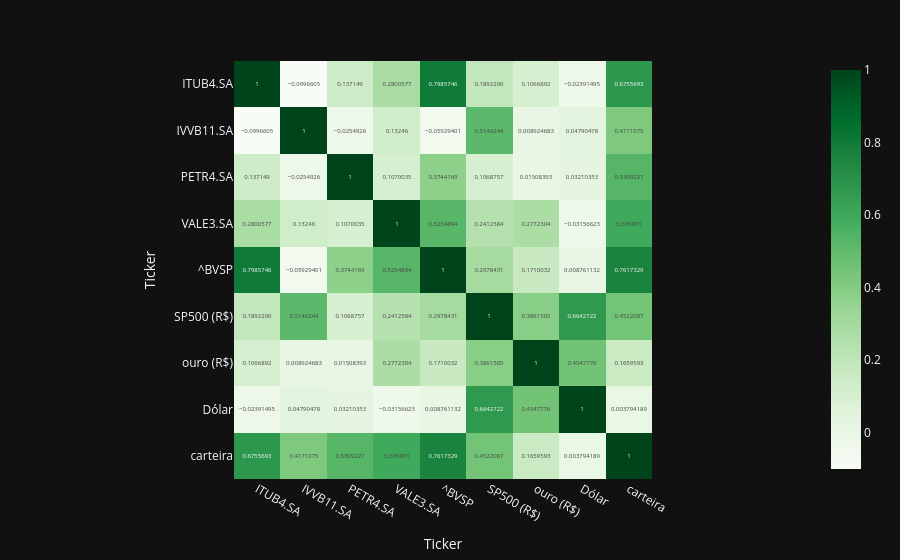

This figure's notebook cell:
### Markdown cell above
### Parte 3: Análise de Risco

### Code cell
import numpy as np
# correlação
df_cotacoes["carteira"] = df_carteira["Total"]

#rentabilidade diária
tabela_rentabilidade_diaria = df_cotacoes / df_cotacoes.shift(1)
tabela_rentabilidade_diaria = np.log(tabela_rentabilidade_diaria).dropna()
tabela_correlacao = tabela_rentabilidade_diaria.corr()


grafico_correlacao = px.imshow(tabela_correlacao, text_auto=True, color_continuous_scale="greens")
grafico_correlacao.update_layout(template="plotly_dark")
grafico_correlacao.show()

# variância
display(tabela_rentabilidade_diaria)
tabela_volatilidade = tabela_rentabilidade_diaria.std() * np.sqrt(252)
display(tabela_volatilidade)

### Figure 1 — Plotly figure (JSON) as saved in the notebook; plotly's stock layout.template omitted (floating-point values rounded to 4 significant figures)
{"data": [{"coloraxis": "coloraxis", "hovertemplate": "Ticker: %{x}<br>Ticker: %{y}<br>color: %{z}<extra></extra>", "name": "0", "texttemplate": "%{z}", "type": "heatmap", "x": ["ITUB4.SA", "IVVB11.SA", "PETR4.SA", "VALE3.SA", "^BVSP", "SP500 (R$)", "ouro (R$)", "Dólar", "carteira"], "xaxis": "x", "y": ["ITUB4.SA", "IVVB11.SA", "PETR4.SA", "VALE3.SA", "^BVSP", "SP500 (R$)", "ouro (R$)", "Dólar", "carteira"], "yaxis": "y", "z": [[1.0, -0.09966, 0.1371, 0.2801, 0.7986, 0.1892, 0.1067, -0.02391, 0.6756], [-0.09966, 1.0, -0.02549, 0.1325, -0.05929, 0.5146, 0.008925, 0.0479, 0.4171], [0.1371, -0.02549, 1.0, 0.107, 0.3744, 0.1069, 0.01508, 0.0321, 0.5309], [0.2801, 0.1325, 0.107, 1.0, 0.5255, 0.2413, 0.2772, -0.03157, 0.596], [0.7986, -0.05929, 0.3744, 0.5255, 1.0, 0.2978, 0.171, 0.008761, 0.7617], [0.1892, 0.5146, 0.1069, 0.2413, 0.2978, 1.0, 0.3862, 0.6643, 0.4522], [0.1067, 0.008925, 0.01508, 0.2772, 0.171, 0.3862, 1.0, 0.4548, 0.166], [-0.02391, 0.0479, 0.0321, -0.03157, 0.008761, 0.6643, 0.4548, 1.0, 0.003794], [0.6756, 0.4171, 0.5309, 0.596, 0.7617, 0.4522, 0.166, 0.003794, 1.0]]}], "layout": {"coloraxis": {"autocolorscale": false, "colorscale": [[0, "rgb(247,252,245)"], [0.125, "rgb(229,245,224)"], [0.25, "rgb(199,233,192)"], [0.375, "rgb(161,217,155)"], [0.5, "rgb(116,196,118)"], [0.625, "rgb(65,171,93)"], [0.75, "rgb(35,139,69)"], [0.875, "rgb(0,109,44)"], [1, "rgb(0,68,27)"]]}, "margin": {"t": 60}, "xaxis": {"anchor": "y", "constrain": "domain", "domain": [0, 1], "scaleanchor": "y", "title": {"text": "Ticker"}}, "yaxis": {"anchor": "x", "autorange": "reversed", "constrain": "domain", "domain": [0, 1], "title": {"text": "Ticker"}}}}
